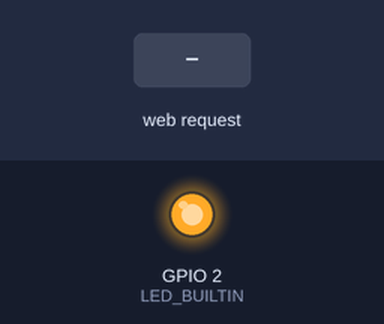
This sketch was run on a simulated ESP8266 (NodeMCU). Parts: output pins drawn as LEDs (lit = HIGH, except the on-board LED, lit = LOW). The test bench sets the inputs (shaded band). WiFi joins after 1.5 s; servers stay silent unless stated; what the sketch prints to the serial monitor is not drawn.

Above: at 2.7 s.
2.8 s: HTTP request GET /LED=OFF received
At 3.7 s:
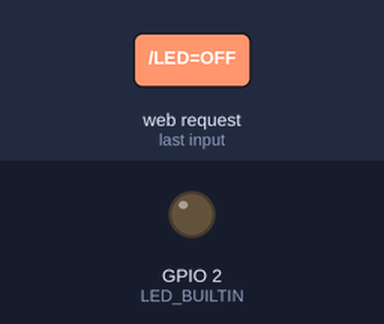
4.3 s: HTTP request GET /LED=ON received
At 4.8 s:
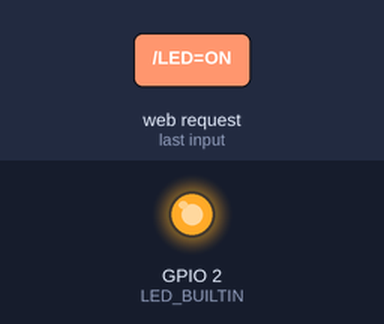
Timing chart, 0 to 7.3 s (numbered marks = the images above; inputs shaded):
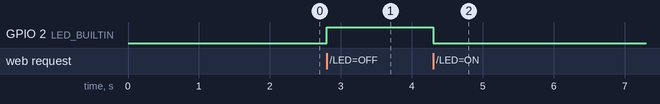

The sketch:

Video1_Esp8266_WebServer.ino
```cpp
/**********
  Projeto IOT4U
  IFG Campus Goiânia
  Oficina 3 - Vídeo 1
  Autor:    Matheus Yosimura / Professor Carlos Silveira
  Objetivo: Conectar o ESP8266 na rede Wifi. Utilizar funções da biblioteca EDP8266WiFi. Ligar e desligar o LED pelo WebSite e apresentar seu estado (ligado ou desligado).
*********/


// Biblioteca para funções de comunicação WiFi entre o ESP8266 e o Roteador
#include<ESP8266WiFi.h>

//Definição do Nome e Senha da rede que o ESP8266 irá acessar - O ESP8266 não conecta a redes 5G
const char* ssid = "nome da rede";
const char* password = "senha da rede";

//Início do server wifi utilizando a porta 80 para comunicação com o navegador
WiFiServer server(80);


void setup() {
  Serial.begin(115200);
  delay(10);
  //Declaração do LED imbutido no ESP8266
  pinMode(LED_BUILTIN, OUTPUT);
  //O LED BUILTIN acende em LOW e apaga em HIGH
  digitalWrite(LED_BUILTIN, LOW);
  Serial.println();
  Serial.println();
  Serial.print("Conectando ao WiFi: ");
  Serial.println(ssid);
  //Função para conectar o ESP8266 na rede WiFi
  WiFi.begin(ssid, password);
  //Imprime ponto até que o ESP8266 se conecte ao WiFi
  while (WiFi.status() != WL_CONNECTED) {
    delay(500);
    Serial.print(".");
  }
  Serial.println("");
  Serial.println("WiFi conectado");
  //Inicia o WebServer
  server.begin();
  Serial.println("Server iniciado");
  Serial.print("Use esta URL para se conectar: ");
  //Imrpime o enredeço para conectar no site do WebServer
  Serial.print("http://");
  Serial.print(WiFi.localIP());
  Serial.println("/");
}

void loop() {
  //Cria o objeto cliente do tipo WiFiClient
  WiFiClient client = server.available();
  //Verifica se o server está disponível para a comunicação
  if (!client) {
    return;
  }
  Serial.println("Novo Cliente");
  //Espera o cliente estar disponível para a comunicação
  while(!client.available()){
    delay(1);
  }
  //Armazena a requisição do cliente na string request
  String request = client.readStringUntil('\r');
  Serial.println(request);
  client.flush();
  //Cria variável value
  int value = LOW;
  //Verifica a indexação da URL para ligar o LED
  if (request.indexOf("/LED=ON") != -1)  {
    //Liga o LED e altera o valor da variável value para LOW
    digitalWrite(LED_BUILTIN, LOW);
    value = LOW;
  }
  //Verifica a indexação da URL para desligar o LED
  if (request.indexOf("/LED=OFF") != -1)  {
    //Desliga o LED e altera o valor da variável value para HIGH
    digitalWrite(LED_BUILTIN, HIGH);
    value = HIGH;
  }
  //Página HTML que será enviada para o cliente
  client.println("HTTP/1.1 200 OK");
  client.println("Content-Type: text/html");
  client.println("");
  client.println("");
  client.println("");
  client.print("<!DOCTYPE html>");
  client.println("<HTML>");
  client.println("<HEAD>");
  client.println("<TITLE>ESP8266</TITLE>");
  client.println("</HEAD>");
  client.println("<BODY>");
  client.println("<p>O LED esta : ");
  //Imprime o estado do LED de acordo com o valor armazenado na variável value
  if(value == HIGH) {
    client.print("apagado</p>");
  }
  else {
    client.print("aceso</p>");
  }
  client.println("<p>Digite na URL /LED=ON para acender o led e /LED=OFF para apagar o led</p>");
  client.println("</BODY>");
  client.println("</HTML>");
  delay(1);
  Serial.println("Cliente desconectado");
  Serial.println("");
}
```

Measured:
- after the input at 2.8 s, GPIO 2 (LED_BUILTIN): LOW → HIGH at once
- after the input at 4.3 s, GPIO 2 (LED_BUILTIN): HIGH → LOW at once
